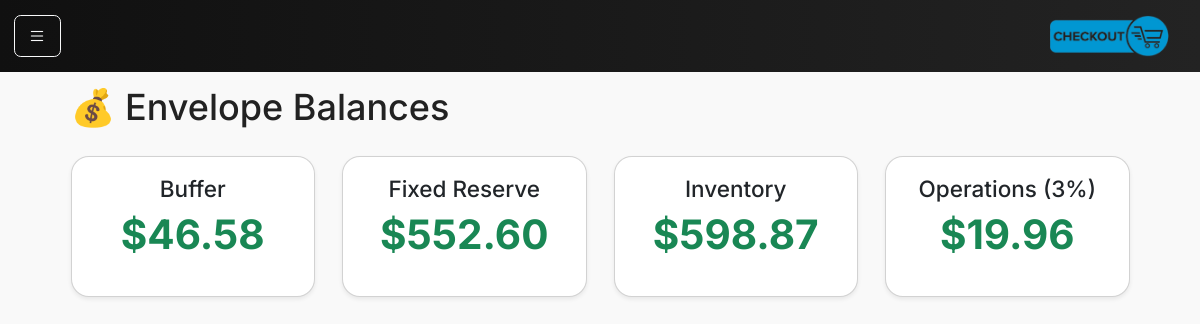
Page /envelopes on the earlier database version.
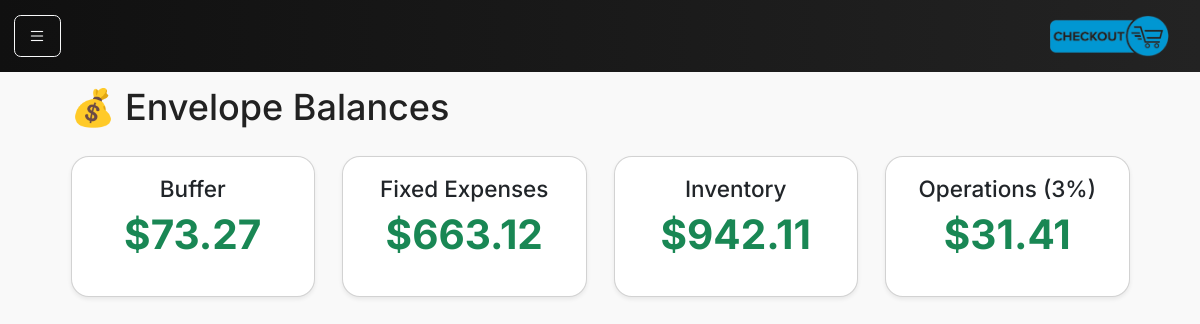
Same page on the later database version.
### models.py (models this page shows)
class Envelope(db.Model):
    __tablename__ = "envelopes"
    id = db.Column(db.Integer, primary_key=True)
    code = db.Column(db.String(32), unique=True, nullable=False)
    name = db.Column(db.String(64), nullable=False)
    balance_cents = db.Column(db.Integer, nullable=False, default=0)
    created_at = db.Column(db.DateTime, default=datetime.utcnow)
    updated_at = db.Column(db.DateTime, default=datetime.utcnow, onupdate=datetime.utcnow)

### main.py (the view)
@app.route("/envelopes")
def envelope_view():
    from main import Envelope
    envelopes = Envelope.query.order_by(Envelope.name).all()
    return render_template("envelopes.html", envelopes=envelopes)

### main.py (called while the page is built)
@app.context_processor
def inject_request():
    return dict(request=request)

### templates/envelopes.html
{% extends "base.html" %}
{% block content %}
<div class="container-fluid">
    <h2 class="mb-4">💰 Envelope Balances</h2>
    <div class="row">
        {% for e in envelopes %}
        <div class="col-md-3 mb-4">
            <div class="card shadow-sm">
                <div class="card-body text-center">
                    <h5 class="card-title">{{ e.name }}</h5>
                    <p class="display-6 text-success fw-bold">
                        ${{ "%.2f"|format(e.balance_cents / 100) }}
                    </p>
                </div>
            </div>
        </div>
        {% else %}
        <div class="col-12 text-center text-muted">
            No envelopes yet.
        </div>
        {% endfor %}
    </div>
</div>
{% endblock %}

Differences in the rows shown:
changed Envelope "Buffer": e.balance_cents/100 "46.58" → "73.27"
changed Envelope: name "Fixed Reserve" → "Fixed Expenses"; e.balance_cents/100 "552.60" → "663.12"
changed Envelope "Inventory": e.balance_cents/100 "598.87" → "942.11"
changed Envelope "Operations (3%)": e.balance_cents/100 "19.96" → "31.41"
